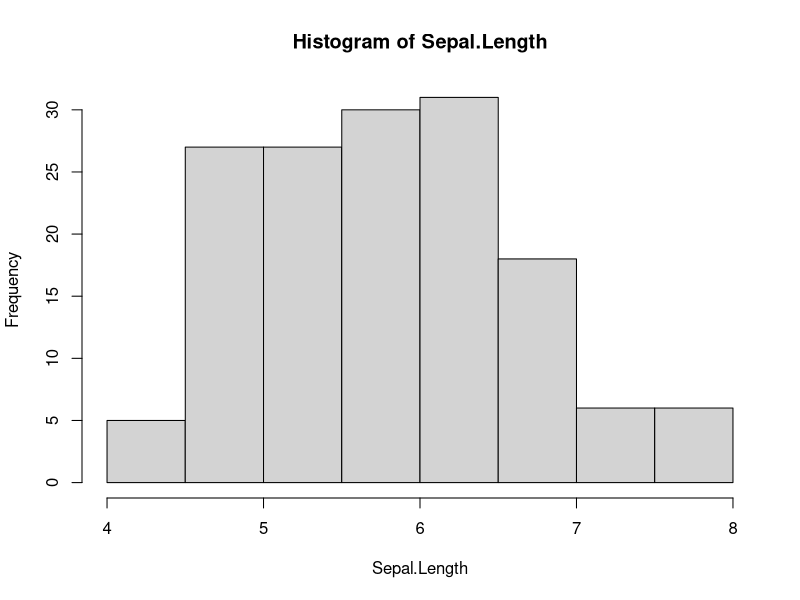
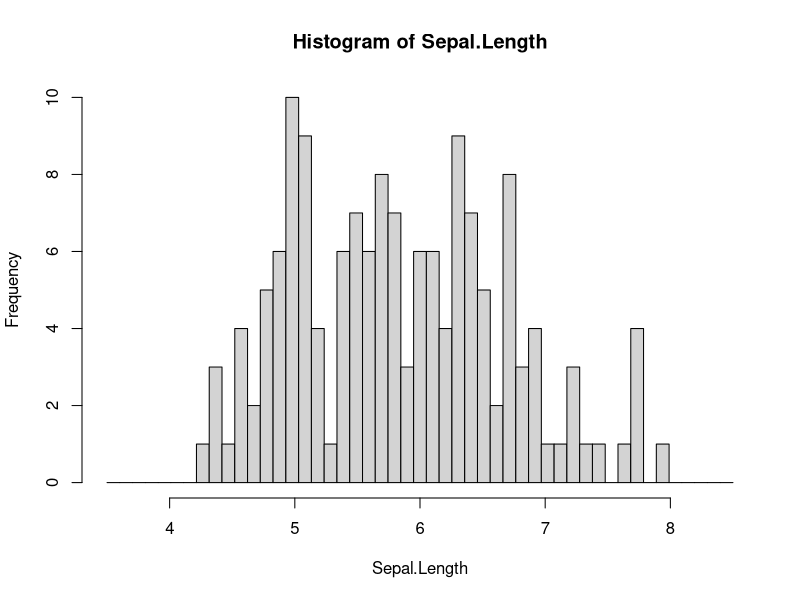
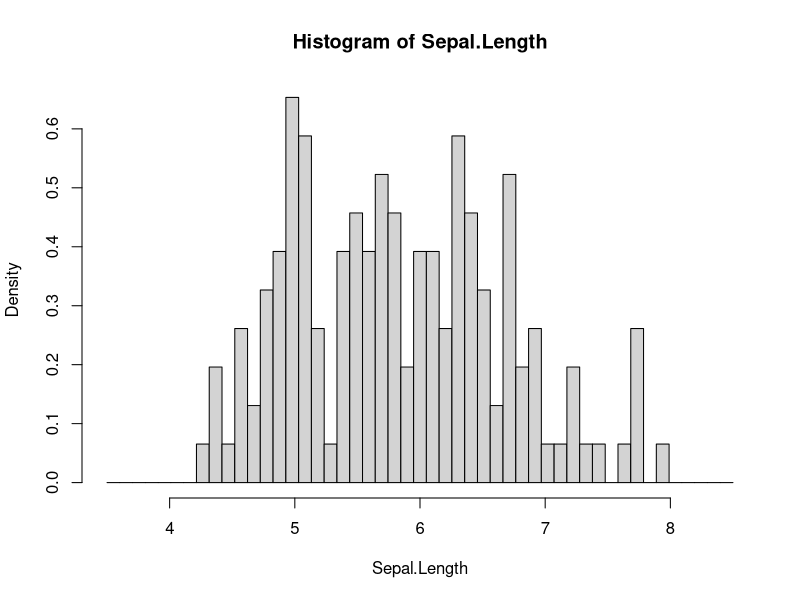
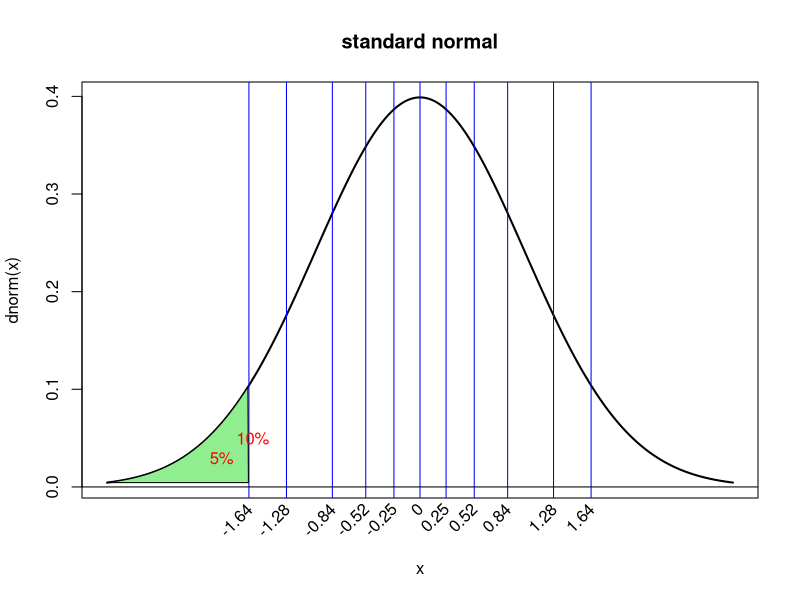
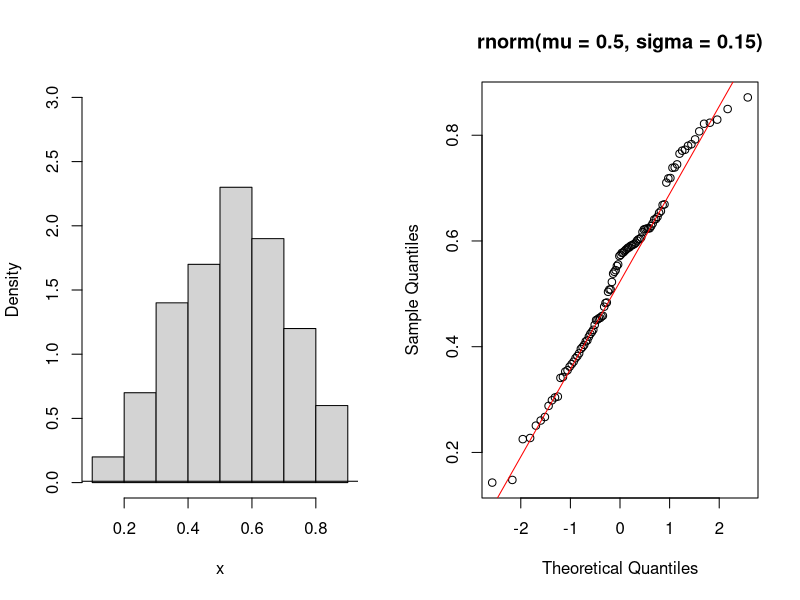
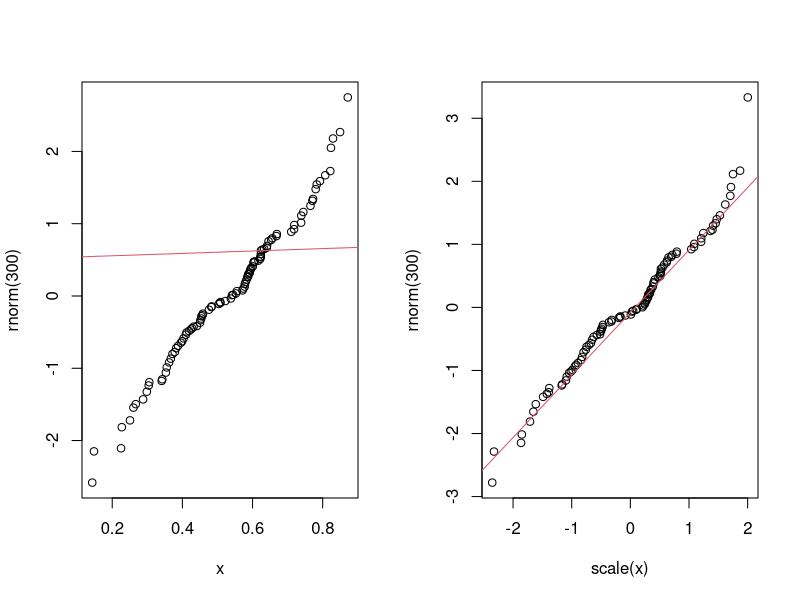
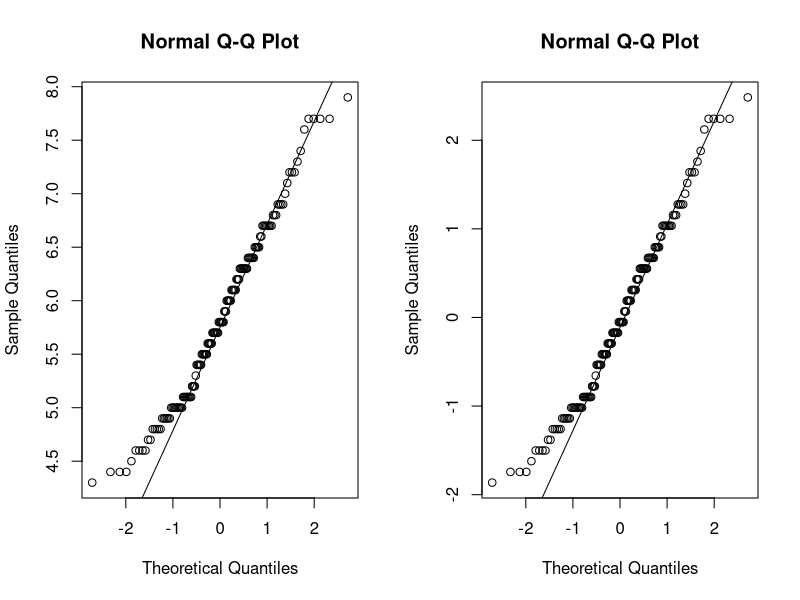
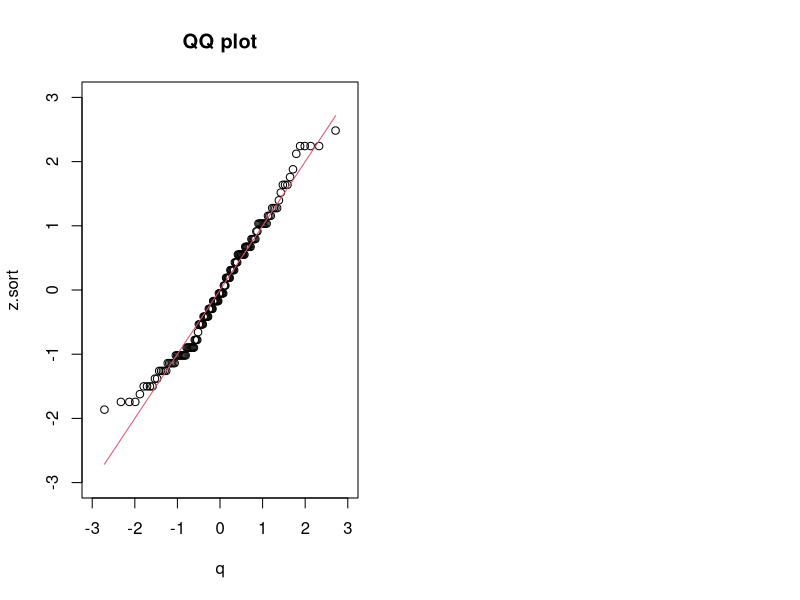

These charts were generated, in order, by the following R code:
#100219
#A05

lab <- names(iris)[1]
title <- paste("Histogram of", lab)
hist(iris[, 1], main = title, xlab = lab)
range(iris[, 1])
hist(iris[, 1], breaks = seq(3.5, 8.5, length = 50), main = title, xlab = lab)
hist(iris[, 1], breaks = seq(3.5, 8.5, length = 50), main = title, xlab = lab, pro = T)
#pro = F for default=次數 ； pro = T for機率值。

##84/208
x <- seq(-3, 3, 0.01)
plot(x, dnorm(x), main = "standard normal", type = "l", lwd = 2, xaxt = "n")
p <- c(0.05, seq(0.1, 0.9, 0.1), 0.95)
q <- round(qnorm(p), 2)
rbind(p, q)

abline(v = q, col = "blue")
abline(h = 0, col = "black")
text(q, -0.02, srt = 45, adj = 1, labels = q, xpd = T)
y <- dnorm(x)
polygon(c(x[x <= qnorm(0.05)], qnorm(0.05)), c(y[x <= qnorm(0.05)], y[x == -3]), col = "lightgreen")
text(-1.9, 0.03, "5%", col = "red")
text(-1.6, 0.05, "10%", col = "red")

##87/208
par(mfrow = c(1, 2))
set.seed(12345)
n <- 100 ; mu <- 0.5 ; sigma <- 0.15
x <- rnorm(n, mu, sigma)
hist(x, freq = FALSE, ylim = c(0, 3), main = "")
y <- seq(0, 1, lenght = n)
lines(y, dnorm(y, mu, sigma), type = "l")
qqnorm(x, main = "rnorm(mu = 0.5, sigma = 0.15)")
qqline(x, col = "red")

qqplot(x, rnorm(300))
qqline(x, col = 2)
qqplot(scale(x), rnorm(300))
qqline(scale(x), col = 2)

##89/208
my.qqplot <- function(x){
  x.mean <- mean(x)
  x.var <- var(x)
  n <- length(x)
  
  z <- (x - x.mean) / sqrt(x.var)
  z.mean <- mean(z)
  z.var <- var(z)
  z.sort <- sort(z)
  
  k <- 1 : n
  p <- (k - 0.5) / n
  q <- qnorm(p)
  plot(q, z.sort, xlim = c(-3, 3), ylim = c(-3, 3))
  title("QQ plot")
  lines(q, q, col = 2)
}

qqnorm(iris[, 1])
qqline(iris[, 1])

qqnorm(scale(iris[, 1]))
qqline(scale(iris[, 1]))

my.qqplot(iris[, 1])